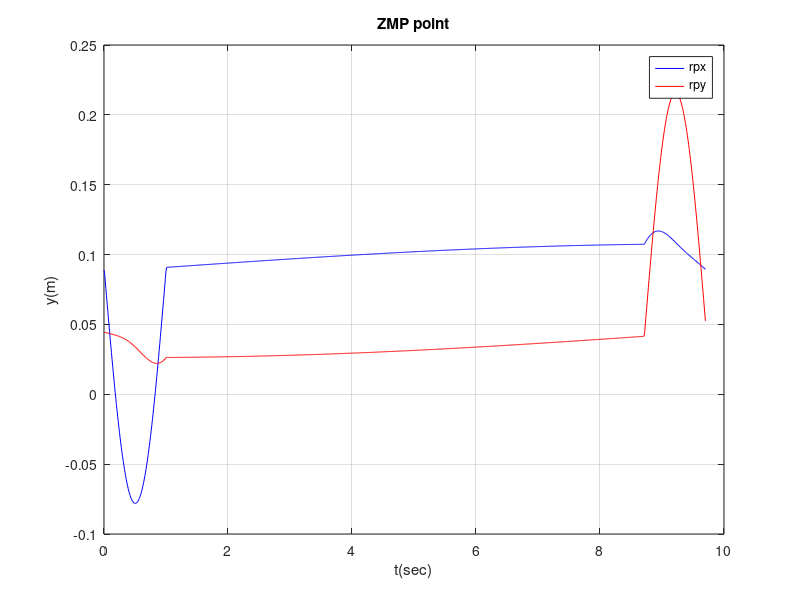
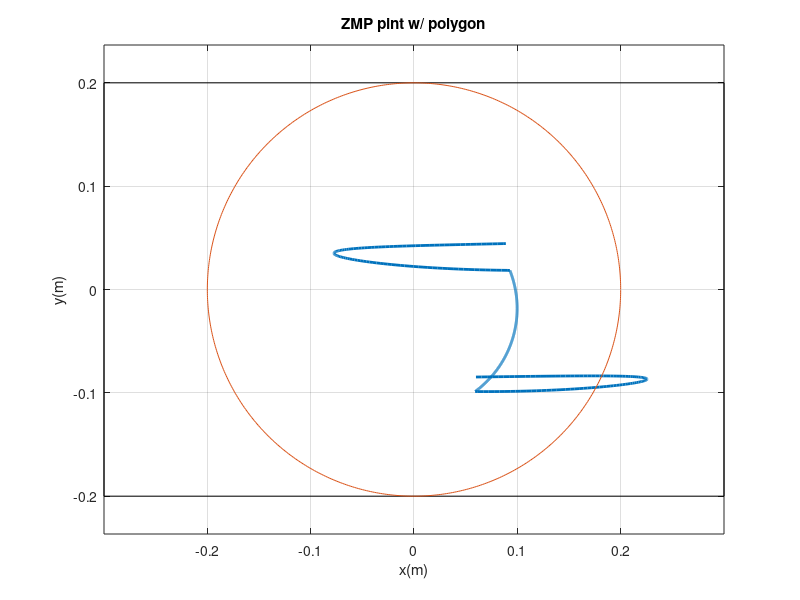
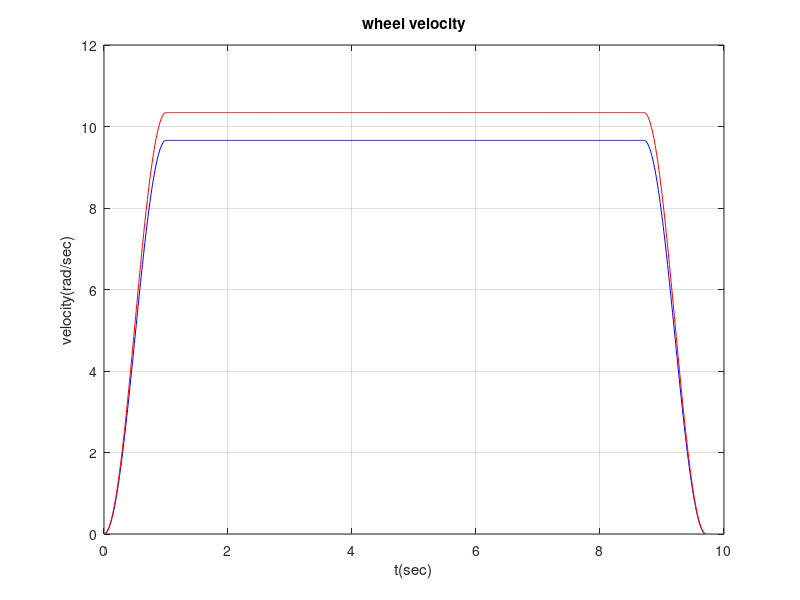
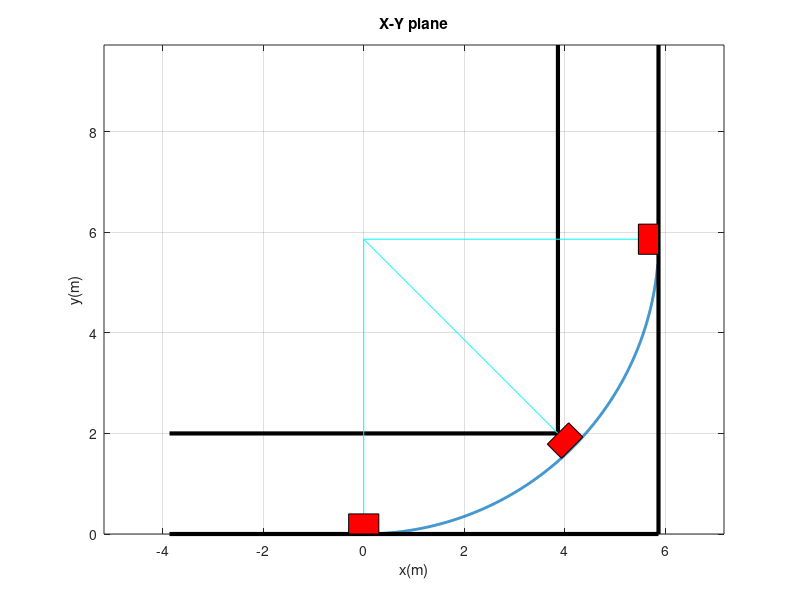

These charts were generated, in order, by the following MATLAB code:
clear all
close all
clc

%% parameters
%%%%%%%%%%%%%%%%%%%%%%%%%%%%%%% test platform %%%%%%%%%%%%%%%%%%%%%%%%%%%%%
% %mass
% m1 = 150;
% m2 = 45;
% m = m1 + m2;
% g = 9.81;
% 
% %wheel radius
% r = 0.1;
% %wheel base
% D = 1.2;
% %width
% L = 0.8;
% 
% %z value from global origin to link1 mass center
% h1 = 0.45;
% %z value from global origin to link2 mass center
% h2 = 1.3;
% %z value from joint 0 to link1 mass centor
% h0c1 = h1;
% %z value from joint 1 to link2 mass centor
% h1c2 = 0.7;
% 
% %x value from global origin to link2 mass center
% a = 0.4;
% %y value from global origin to link2 mass center
% b = 0.0;
%%%%%%%%%%%%%%%%%%%%%%%%%%%%%%%%%%%%%%%%%%%%%%%%%%%%%%%%%%%%%%%%%%%%%%%%%%%

%%%%%%%%%%%%%%%%%%%%%%%%%%%%%%% prototype? %% %%%%%%%%%%%%%%%%%%%%%%%%%%%%%
%mass
m1 = 50;
m2 = 40;
m = m1 + m2;
g = 9.81;

%wheel radius
r = 0.1;
%wheel base
D = 0.6;
%width
L = 0.4;

%z value from global origin to link1 mass center
h1 = 0.7;
%z value from global origin to link2 mass center
h2 = 1.5;
%z value from joint 0 to link1 mass centor
h0c1 = h1;
%z value from joint 1 to link2 mass centor
h1c2 = 0.5;

%x value from global origin to link2 mass center
a = 0.2;
%y value from global origin to link2 mass center
b = 0.1;
%%%%%%%%%%%%%%%%%%%%%%%%%%%%%%%%%%%%%%%%%%%%%%%%%%%%%%%%%%%%%%%%%%%%%%%%%%%



%link1 mass center location from origin
rc1 = [0 0 h1]';
%link2 mass center location from origin
rc2 = [a b h2];
%link1 mass centor location from joint0
r0c1 = [0 0 h1]';
%link2 mass centor location from joint1
r1c2 = [a b h1c2]';

%% kinematics
dt = 0.01;

%trajectory generation
% max velocity
v_max = 1;
% first, define the width of road
road_width = 2;
%and then, find the radius of circle
circle_r = (road_width - L*cos(pi/4)) / (1-cos(pi/4));
%and then, find the time to draw circle for pi/2
t = 0 : dt : pi *circle_r/(2*v_max) +0.5;
%and then, find the angular velocity, (linear velocity is set to 1)
v = v_max*[-cos(pi .* (t(1:1/dt)))/2+0.5 1*ones(1,length(t) - 2/dt) +cos(pi .* (t(1:1/dt)))/2+0.5];
w = 1*(v_max/circle_r)*[-cos(pi .* (t(1:1/dt)))/2+0.5 1*ones(1,length(t) - 2/dt) +cos(pi .* (t(1:1/dt)))/2+0.5];

% v = v_max*[1*ones(1,length(t) - 1/dt) +cos(pi .* (t(1:1/dt)))/2+0.5];
% w = (v_max/circle_r)*[1*ones(1,length(t) - 1/dt) +cos(pi .* (t(1:1/dt)))/2+0.5];


% v = v_max*[-cos(pi .* (t(1:1/dt)))/2+0.5 1*ones(1,length(t) - 1/dt) ];
% w = (v_max/circle_r)*[-cos(pi .* (t(1:1/dt)))/2+0.5 1*ones(1,length(t) - 1/dt) ];

% v = v_max*[1*ones(1,length(t))];
% w = 5*(v_max/circle_r)*[1*ones(1,length(t))];


theta(1) = 0;
for i = 2 : length(t)
    theta(i) = theta(i-1) + w(i-1)*dt;
end

wheel2body = [r/2 r/2; -r/L r/L];
[w_wheel] = inv(wheel2body) * [v; w];
wl = w_wheel(1,:);
wr = w_wheel(2,:);

for i = 1 : length(t)
    velocity_global(:,i) = [cos(theta(i)) 0 ; sin(theta(i)) 0; 0 1] * [v(i); w(i)];
end

position_global(:,1) = [0;0;0];
for i = 2 : length(t)
    position_global(:,i) = position_global(:,i-1) + velocity_global(:,i-1)*dt;
end

acceleration_global(:,1) = [0;0;0];
for i = 2 : length(t)
    acceleration_global(:,i) = (velocity_global(:,i) - velocity_global(:,i-1))/dt;
end

%% ZMP calculation
for i = 1 : length(t)
    dHx(i) = -(m1*h1 + m2*h2)*acceleration_global(2,i) - m2*h2*(a*acceleration_global(3,i) - b*velocity_global(3,i)^2);
    dHy(i) = (m1*h1 + m2*h2)*acceleration_global(1,i) - m2*h2*(b*acceleration_global(3,i) + a*velocity_global(3,i)^2);
    
    rpx(i) = (-dHy(i) + a*m2*g) / (m*g);
    rpy(i) = (dHx(i) + b*m2*g) / (m*g);
end

%
figure;plot(t,rpx,'b')
hold on
plot(t,rpy,'r')
legend('rpx', 'rpy')
grid on
title('ZMP point')
xlabel('t(sec)'); ylabel('y(m)')
% set(gcf,'Position', [10 550 560 420])
set(gcf,'Position', [10 460 448 336])


%
for i = 1 : length(theta)
    rpx_body(:,i) = inv([cos(theta(i)) -sin(theta(i));sin(theta(i)) cos(theta(i))])*[rpx(i);rpy(i)];
end
figure;plot(rpx_body(1,:),rpx_body(2,:),'LineWidth',2)
hold on
% plot(rpx,rpy,'--r','Linewidth',2)
plot([-D/2 D/2], [-L/2 -L/2],'k')
plot([-D/2 D/2], [L/2 L/2],'k')
plot([-D/2 -D/2], [-L/2 L/2],'k')
plot([D/2 D/2], [-L/2 L/2],'k')
t_r = [0 : 0.01 : 2*pi];
plot(L/2*cos(t_r), L/2*sin(t_r))
axis equal;
grid on
title('ZMP pint w/ polygon')
xlabel('x(m)'); ylabel('y(m)')
% set(gcf,'Position', [580 550 560 420])
set(gcf,'Position', [480 460 448 336])

%
% figure;plot(t,sqrt(rpx.^2 + rpy.^2),'b')
% hold on
% plot(t,L/2*ones(length(t)),'r')


%
figure;plot(t,wl,'b')
hold on
plot(t,wr,'r')
grid on
title('wheel velocity')
xlabel('t(sec)'); ylabel('velocity(rad/sec)')
% set(gcf,'Position', [10 50 560 420])
set(gcf,'Position', [10 40 448 336])


%
figure;plot(position_global(1,:), position_global(2,:), 'LineWidth', 2)
grid on
axis equal;
title('X-Y plane')
xlabel('x(m)'); ylabel('y(m)')
% set(gcf,'Position', [580 50 560 420])
set(gcf,'Position', [480 40 448 336])
hold on
axis equal;
plot([-circle_r+road_width circle_r], [0 0],'k', 'LineWidth',3)
plot([circle_r circle_r], [0 2*circle_r-road_width],'k', 'LineWidth',3)
plot([-circle_r+road_width circle_r-road_width], [road_width road_width],'k', 'LineWidth',3)
plot([circle_r-road_width circle_r-road_width], [road_width 2*circle_r-road_width],'k', 'LineWidth',3)

plot([0 circle_r*cos(-pi/2)], [circle_r circle_r+circle_r*sin(-pi/2)],'c')
box_x = [-D/2 D/2 D/2 -D/2]';
box_y = [0 0 L L]';
box1 = fill(box_x, box_y,'r');

plot([0 circle_r*cos(-pi/4)], [circle_r circle_r+circle_r*sin(-pi/4)],'c')
rot_45 = [cos(pi/4) -sin(pi/4); sin(pi/4) cos(pi/4)];
box_45 = rot_45 * [box_x box_y]';
box2 = fill(box_45(1,:)'+circle_r*cos(-pi/4), box_45(2,:)'+circle_r+circle_r*sin(-pi/4),'r');

plot([0 circle_r*cos(0)], [circle_r circle_r+circle_r*sin(0)],'c')
rot_90 = [cos(pi/2) -sin(pi/2); sin(pi/2) cos(pi/2)];
box_90 = rot_90 * [box_x box_y]';
box3 = fill(box_90(1,:)'+circle_r*cos(0), box_90(2,:)'+circle_r+circle_r*sin(0),'r');



% figure;
% subplot(3,1,1)
% plot(t,position_global(1,:))
% subplot(3,1,2)
% plot(t,velocity_global(1,:))
% subplot(3,1,3)
% plot(t,acceleration_global(1,:))





